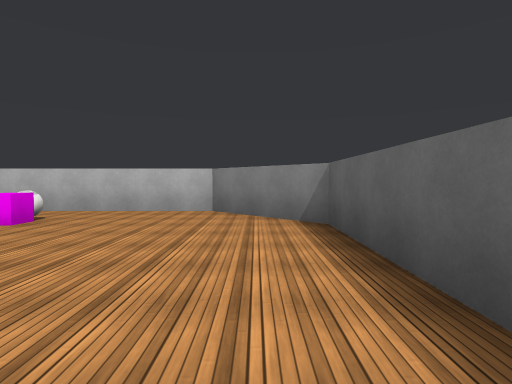
[1] (above)

12 first-person views from a walk through a Unity game level. The camera is 1.4 m above the floor, tilts 2° down and sees 80° across. The floor is counted in squares, 2 m on a side. Each view is taken from the middle of a square. On the plan, view 1 faces up. The plan holds only what a view shows up to about 10 squares ahead; the rest is blank. The place goes on beyond the plan. Surface patterns are stand-ins for the level's own textures.

[2]
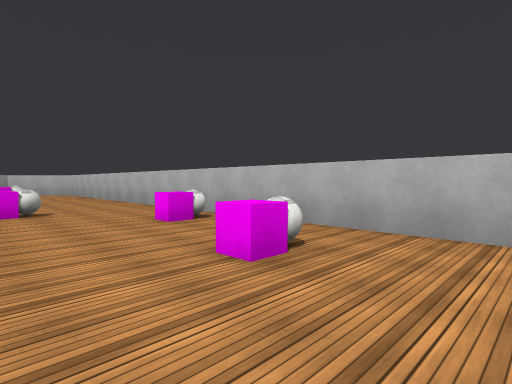

[3]
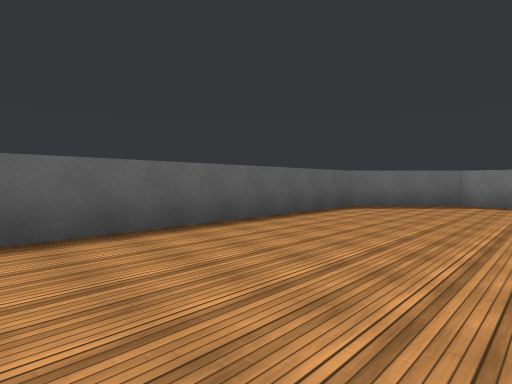

[4]
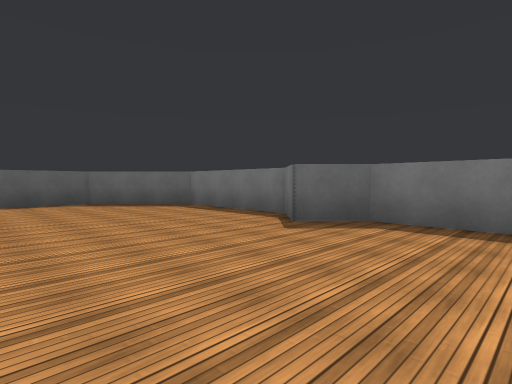

[5]
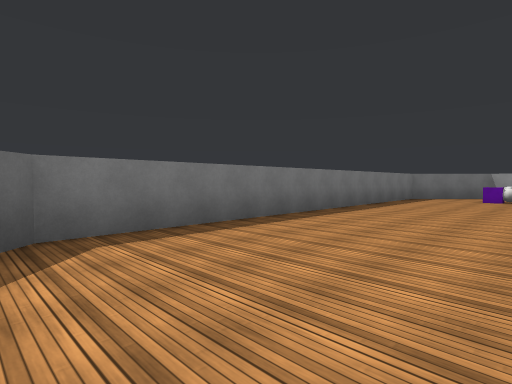

[6]
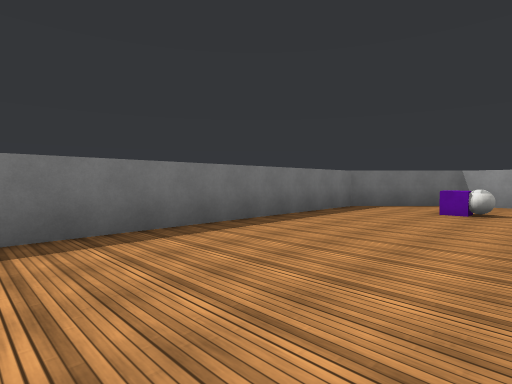

[7]
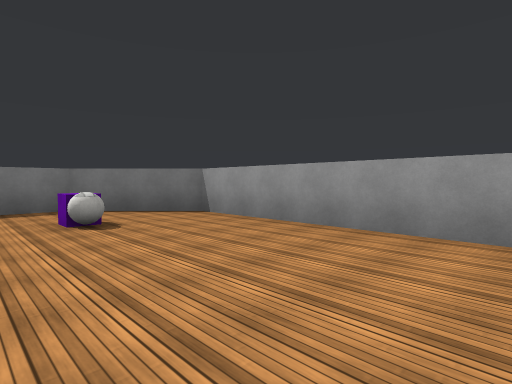

[8]
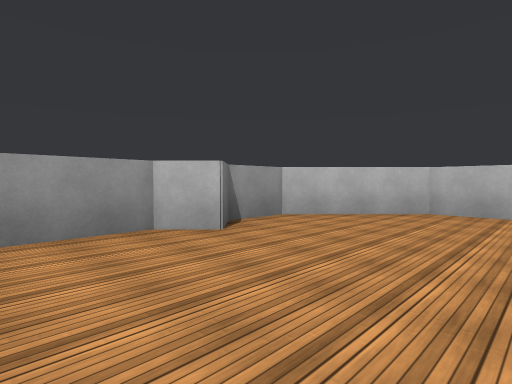

[9]
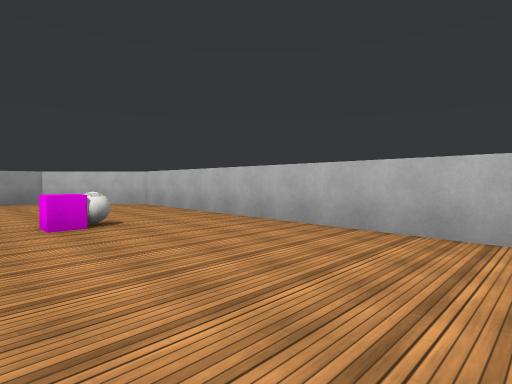

[10]
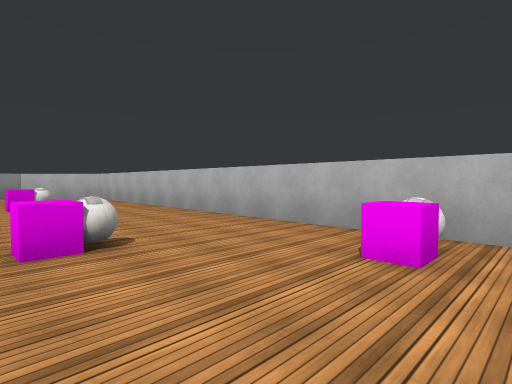

[11]
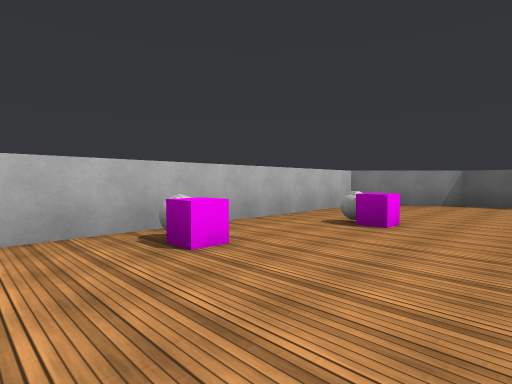

[12]
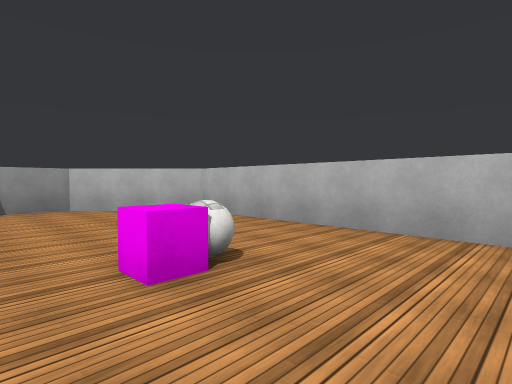

### Floor plan
Points are (right, up) in squares from view 1. A wall is a line through its corners. A room is listed if a view was taken in it or the views show most of it. See-through windows are left out.
Room 1 (views 1, 2, 3, 4, 5, 6, 7, 8, 9, 10, 11, 12)
walls: (-5.7, -5.2) (-4.7, -6.2) (-1, -6.2) (1.2, -4) (1.2, 5) (-1, 7.2) (-19, 7.2) (-21.2, 5) (-21.2, 3.5) (-20.5, 2.8) (-21.2, 2.1) (-21.2, -4) (-19, -6.2) (-6.7, -6.2) (-5.7, -5.2)
objects: other object (-19, -3); other object (-15, 4); other object (-10, 4); other object (-7, 6); other object (-4, 5)

Where each view was taken, in squares from view 1:
view 1: 0 up, 0 right, facing up
view 2: 3 up, 2 left, facing up-left
view 3: 4 up, 3 left, facing down-right
view 4: 1 down, 9 left, facing down-right
view 5: 2 down, 6 left, facing down-left
view 6: 2 down, 11 left, facing down-left
view 7: 2 up, 17 left, facing down-left
view 8: 0 up, 17 left, facing up-left
view 9: 3 up, 10 left, facing up-left
view 10: 3 up, 6 left, facing up-left
view 11: 3 up, 9 left, facing up-right
view 12: 3 up, 13 left, facing up-left
